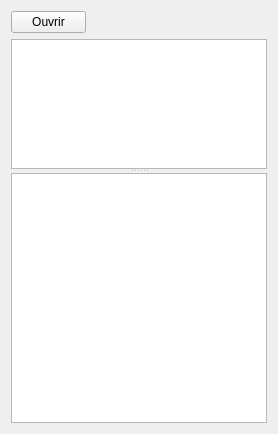
        <widget class="QWidget" name="tab_mosa">
         <attribute name="title">
          <string>Mosa</string>
         </attribute>
         <layout class="QVBoxLayout" name="verticalLayout_7">
          <item>
           <layout class="QHBoxLayout" name="horizontalLayout_6">
            <item>
             <widget class="QPushButton" name="mosa_img_open">
              <property name="maximumSize">
               <size>
                <width>75</width>
                <height>16777215</height>
               </size>
              </property>
              <property name="text">
               <string>Ouvrir</string>
              </property>
             </widget>
            </item>
            <item>
             <widget class="QLabel" name="mosa_dir_lbl">
              <property name="text">
               <string/>
              </property>
             </widget>
            </item>
           </layout>
          </item>
          <item>
           <widget class="QSplitter" name="splitter">
            <property name="orientation">
             <enum>Qt::Orientation::Vertical</enum>
            </property>
            <widget class="QListWidget" name="mosa_img_list_view">
             <property name="maximumSize">
              <size>
               <width>16777215</width>
               <height>130</height>
              </size>
             </property>
             <property name="tabKeyNavigation">
              <bool>true</bool>
             </property>
             <property name="showDropIndicator" stdset="0">
              <bool>false</bool>
             </property>
             <property name="iconSize">
              <size>
               <width>300</width>
               <height>200</height>
              </size>
             </property>
             <property name="resizeMode">
              <enum>QListView::ResizeMode::Adjust</enum>
             </property>
             <property name="viewMode">
              <enum>QListView::ViewMode::IconMode</enum>
             </property>
             <property name="selectionRectVisible">
              <bool>false</bool>
             </property>
            </widget>
            <widget class="ImageView" name="mosa_image_view"/>
           </widget>
          </item>
         </layout>
        </widget>
